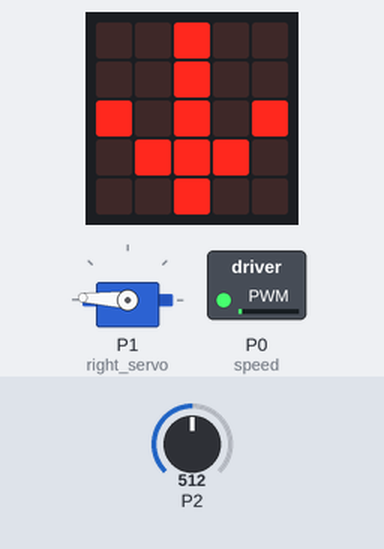
Bench run of a program on a simulated BBC micro:bit running MicroPython. Shown: the board's 5×5 LED display, servo, switched loads named in the program (green lamp = pin HIGH). The test bench sets the inputs (shaded band); at power-on: P2 = 512 (analog values on the 0–1023 scale). Servo angles are drawn from the pulse width (0.5 ms = 0°, 2.5 ms = 180°).

Above: at 1.2 s.
1.3 s: P2 set to 710
At 2.56 s:
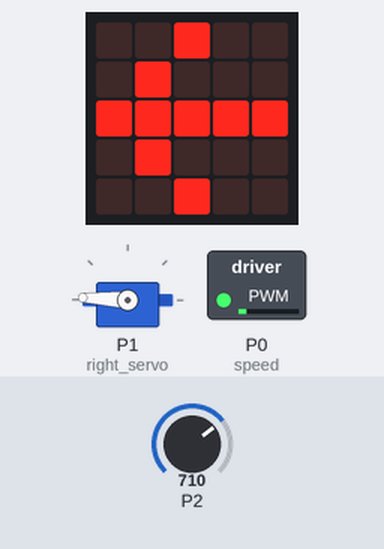
3.8 s: P2 set to 694
5.3 s: P2 set to 716
At 5.61 s:
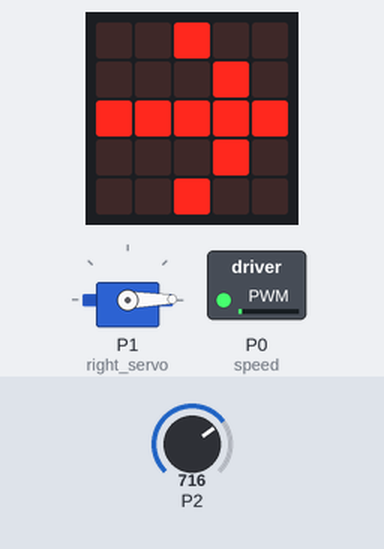
Timing chart, 0 to 14.5 s (numbered marks = the images above; inputs shaded):
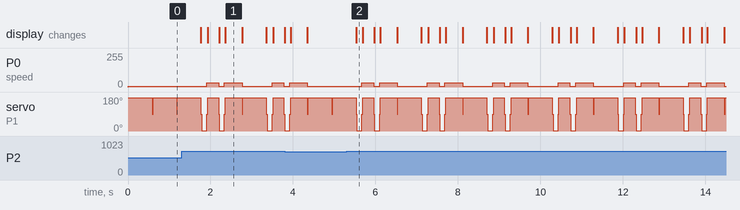

The program:

microbit_trundle_bot.py
```python
import microbit

class Servo:
    def __init__(self, pin, trim=0):
        self.pin = pin
        self.trim = trim
        self.speed = 0
        self.pin.set_analog_period(20)

    def set_speed(self, speed):
        self.pin.write_analog(int(25 + 100 * (90 + speed) / 180 + self.trim))
        self.speed = speed


class Robot:
    def __init__(self):
        # Remember to check the trim values.
        self.left_servo = Servo(microbit.pin0, 2)
        self.right_servo = Servo(microbit.pin1, 1)

    def go(self, distance):
        microbit.display.show(microbit.Image.ARROW_S)
        self.left_servo.set_speed(-90)
        self.right_servo.set_speed(90)
        microbit.sleep(int(distance * 2000 / 17))
        self.stop()

    def turn(self, angle):
        if angle > 0:
            microbit.display.show(microbit.Image.ARROW_E)
            self.left_servo.set_speed(-90)
            self.right_servo.set_speed(-90)
            microbit.sleep(int(angle * 64 / 9))
        else:
            microbit.display.show(microbit.Image.ARROW_W)
            self.left_servo.set_speed(90)
            self.right_servo.set_speed(90)
            microbit.sleep(int(-angle * 64 / 9))
        self.stop()

    def stop(self):
        microbit.display.show(microbit.Image.DIAMOND)
        self.left_servo.set_speed(0)
        self.right_servo.set_speed(0)

    def get_distance(self):
        return microbit.pin2.read_analog()


robot = Robot()
while True:
    robot.go(5)
    if robot.get_distance() > 700:
        robot.turn(20)
        left_distance = robot.get_distance()
        robot.turn(-40)
        right_distance = robot.get_distance()
        robot.turn(20)
        if left_distance < right_distance:
            robot.turn(60)
        else:
            robot.turn(-60)
```

Measured:
- after the input at 1.3 s, P0 (speed): goes 32/255 0.28 s, 7/255 0.14 s, 32/255 0.43 s, 7/255 0.73 s, 32/255 0.28 s, then 7/255, starting after 0.61 s; the display: first changes after 0.47 s (image 1 shows a later state)
- after the input at 5.3 s, P0 (speed): 7/255 → 32/255 after 0.37 s, then repeats every 1.6 s: 7/255 0.14 s, 32/255 0.43 s, 7/255 0.73 s, 32/255 0.28 s; the display: changes after 0.23 s (image 2)
- by itself, servo on P1 (right_servo): repeats every 1.6 s: 1° 0.12 s, 89° 0.02 s, 177° 0.26 s, 89° 0.02 s, 1° 0.12 s, 89° 0.02 s, 177° 0.41 s, 89° 0.02 s, 177° 0.57 s, 89° 0.02 s
- what the display in image 1 shows lasts 0.4 s, from 2.4 s to 2.8 s
